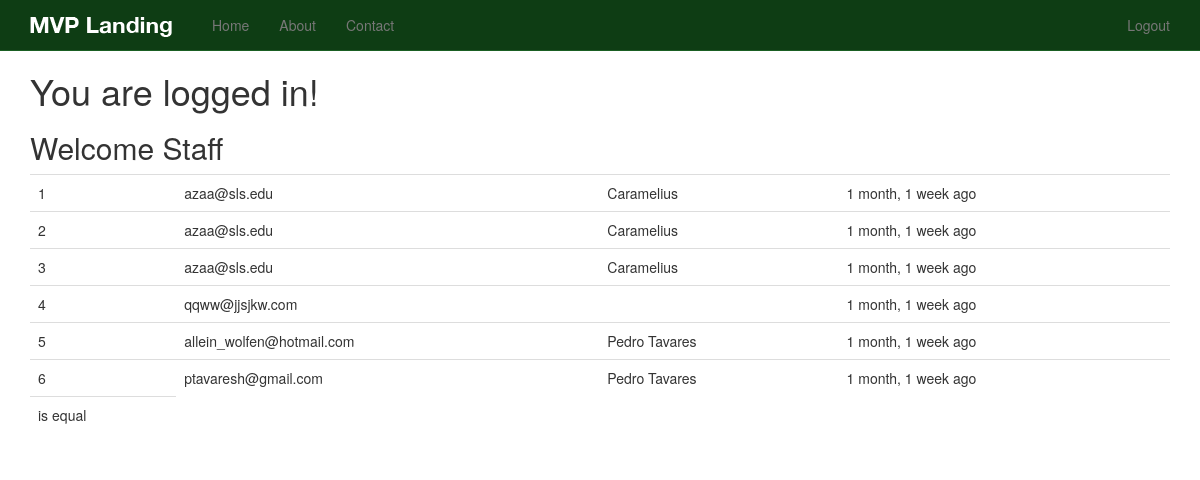
The app's page / (signed in), older data.
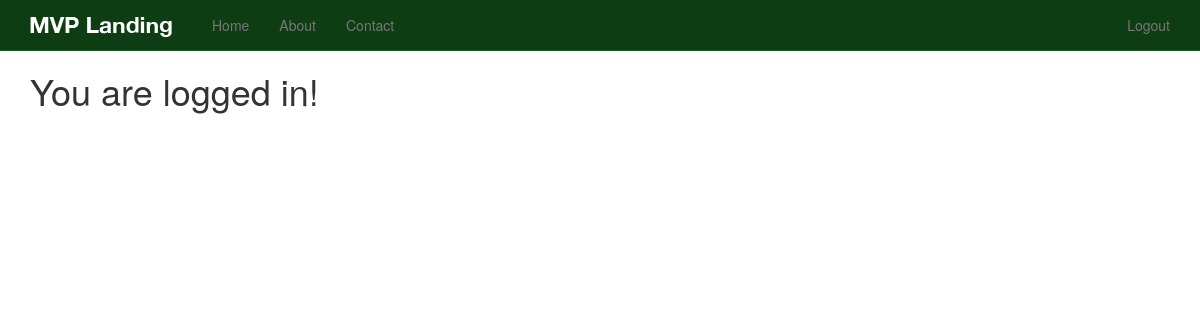
The same page, newer data.
### newsletter/models.py (models this page shows, shortened)
class SignUp(models.Model):
	email = models.EmailField()
	full_name = models.CharField(max_length=120, blank=True, null=True)
	timestamp = models.DateTimeField(auto_now_add=True, auto_now=False)
	updated = models.DateTimeField(auto_now_add=False, auto_now=True)

### newsletter/views.py (the view, shortened to what this page needs)
# urls.py: url(r'^$', 'newsletter.views.home', name='home'),
def home(request):
	title = 'Sign Up Now!'
	form = SignUpForm(request.POST or None)
	context = {
		"title": title,
		"form": form
	}
	if request.user.is_authenticated() and request.user.is_staff:
		queryset = SignUp.objects.all().order_by('-timestamp')
		context = {
			"queryset": queryset
		}
	return render(request, "home.html", context)

### templates/home.html (shortened to what this page needs)
{% extends "base.html" %}
{% load crispy_forms_tags %}
{% load staticfiles %}
{% block content %}
{% if request.user.is_authenticated %}
<h1>You are logged in!</h1>
	{% if queryset %}
	<h2>Welcome Staff</h2>
	<table class='table'>
	{% for instance in queryset %}
		<tr><td>{{ forloop.counter }}</td><td>{{ instance.email }}</td><td>{{ instance.full_name }}</td><td>{{ instance.timestamp|timesince }} ago</td></tr>
		{% if instance.email == "ptavaresh@gmail.com" %}
		<tr><td>is equal</td></tr>
		{% endif %}
	{% endfor %}
	</table>
	{% endif %}
{% endif %}
{% endblock %}

### templates/base.html (shortened to what this page needs)
{% load staticfiles %}
<!DOCTYPE html>
<html lang="en">
  <head>
    {% include 'head_css.html' %}
  </head>
  <body>
  {% include 'navbar.html' %}
    <div class="container">
            {% block content %}
            {% endblock %}
    </div>
  </body>
</html>

### templates/head_css.html (shortened to what this page needs)
{% load staticfiles %}
    <link rel="stylesheet" href="https://use.fontawesome.com/releases/v5.2.0/css/all.css">
    <link href="{% static 'css/bootstrap.min.css' %}" rel="stylesheet">
    <link href="{% static 'css/navbar-static-top.css' %}" rel="stylesheet">
     <link href="{% static 'css/custom.css' %}" rel="stylesheet">

### templates/navbar.html (shortened to what this page needs)
{% load staticfiles %}
    <nav class="navbar navbar-default navbar-static-top">
      <div class="container">
        <div class="navbar-header">
          <a class="navbar-brand" href="{% url 'home' %}"><img src="{% static 'img/mvp_landing_logo.png' %}" /></a>
        </div>
        <div id="navbar" class="navbar-collapse collapse">
          <ul class="nav navbar-nav">
            <li><a href="{% url 'home' %}">Home</a></li>
            <li><a href="{% url 'about' %}">About</a></li>
            <li><a href="{% url 'contact' %}">Contact</a></li>
          </ul>
          <ul class="nav navbar-nav navbar-right">
            {% if request.user.is_authenticated %}
            <li><a href="{% url 'auth_logout' %}">Logout</a></li>
            {% else %}
            <li><a href="{% url 'registration_register' %}">Register</a></li>
            {% endif %}
          </ul>
        </div>
      </div>
    </nav>

### templates/javascript.html (shortened to what this page needs)
{% load staticfiles %}

### static_in_pro/our_static/css/navbar-static-top.css (style rules this page uses)
body { min-height: 1000px; }
.navbar-static-top { margin-bottom: 19px; background-color:#0E3D14; border-color:#1A5F23; }
.navbar-default .navbar-brand { color: #FFF; }

Row changes from the older to the newer data that the page shows:
removed SignUp: email "azaa@sls.edu", full_name "Caramelius", timestamp "1 month, 1 week"
removed SignUp: email "azaa@sls.edu", full_name "Caramelius", timestamp "1 month, 1 week"
removed SignUp: email "azaa@sls.edu", full_name "Caramelius", timestamp "1 month, 1 week"
removed SignUp: email "qqww@jjsjkw.com", timestamp "1 month, 1 week"
removed SignUp: email "allein_wolfen@hotmail.com", full_name "Pedro Tavares", timestamp "1 month, 1 week"
removed SignUp: email "ptavaresh@gmail.com", full_name "Pedro Tavares", timestamp "1 month, 1 week", shows "is equal"
Text that changed along with them:
text no longer shown: "Welcome Staff"
